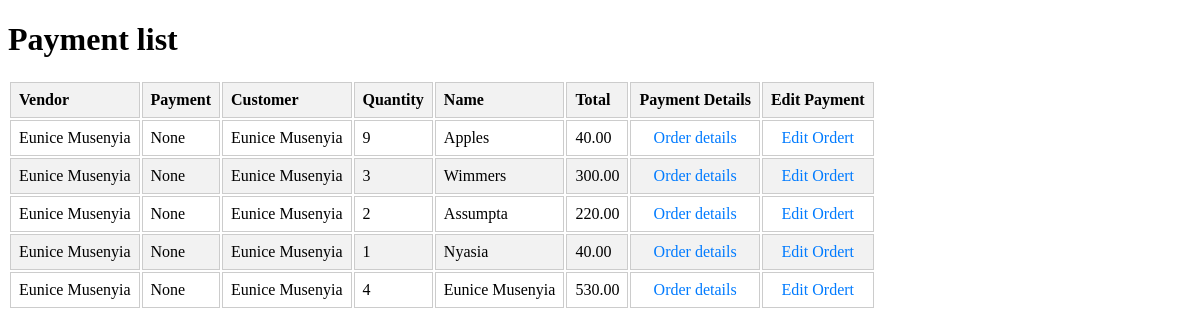
/Order/order/list, run on the app's committed database.
### Order/models.py (models this page shows, shortened)
class Order(models.Model):
    vendor = models.ForeignKey(Vendor, on_delete=models.CASCADE)
    payment = models.OneToOneField(Payment, on_delete=models.PROTECT, null=True)
    customer = models.ForeignKey(Customer, on_delete=models.CASCADE)
    quantity = models.PositiveIntegerField()
    name = models.CharField(max_length=32)
    total = models.DecimalField(max_digits=6, decimal_places=2)
    date = models.DateField()
    date_created = models.DateTimeField(auto_now_add=True)
    date_updated = models.DateTimeField(auto_now=True)

### Vendor/models.py (models this page shows)
class Vendor(models.Model):
    name = models.CharField(max_length = 32)
    location = models.CharField(max_length=32)
    contact = models.CharField(max_length=32)
    password = models.CharField(max_length=32)
    store_name= models.CharField(max_length=32)
    user_name = models.CharField(max_length=32)
    date_created = models.DateTimeField(auto_now_add=True)
    date_updated = models.DateTimeField(auto_now=True)
    def __str__(self):           ####self acts as string representation of the class//**
        return self.name

### customer/models.py (models this page shows)
class Customer(models.Model):
    user =models.OneToOneField(User, on_delete=models.CASCADE,null=True)
    name = models.CharField(max_length = 32)
    email = models.EmailField(max_length=32)
    password = models.CharField(max_length=32)
    location = models.CharField(max_length=32)
    contact = models.CharField(max_length=32)
    date_created = models.DateTimeField(auto_now_add=True)
    date_updated = models.DateTimeField(auto_now=True)
    def __str__(self):           ####self acts as string representation of the class//**
        return self.name

### Order/views.py (the view)
# urls.py: path("order/list", order_list, name="order_list_view"),
def order_list(request):
    order = Order.objects.all()
    return render (request, "order/order_list.html", {"orders": order})

### templates/order/order_list.html (shortened to what this page needs)
<!DOCTYPE html>
<html lang="en">
<head>
    {% load static %}
    <link rel="stylesheet" href="{% static 'Inventory/product_list.css' %}">
</head>
<body>
    <table>
        <h1>Payment list</h1>
        <thead>
            <tr>
                <th>Vendor</th>
                <th>Payment</th>
                <th>Customer</th>
                <th>Quantity</th>
                <th>Name</th>
                <th>Total</th>
                <th>Payment Details</th>
                <th>Edit Payment</th>
            </tr>
        </thead>
        <tbody>
            {% for order in orders %}
            <tr>
                <td>{{ order.vendor }}</td>
                <td>{{ order.payment }}</td>
                <td>{{ order.customer}}</td>
                <td>{{ order.quantity}}</td>
                <td>{{ order.name}}</td>
                <td>{{ order.total}}</td>
                <td> <a href="{% url 'payment_detail_view' id=order.id %}">Order details</a> </td>
                <td><a href="{% url 'payment_edit_view' id=order.id %}">Edit Ordert</a> </td>
            </tr>
            {% endfor %}
        </tbody>
    </table>
</body>
</html>

### inventory/static/Inventory/product_list.css (style rules this page uses)
th { background-color: #F2F2F2; padding: 8px; border: 1px solid #ccc; text-align: left; }
td { padding: 8px; border: 1px solid #ccc; }
td a { display: block; text-align: center; text-decoration: none; color: #007BFF; }
tr:nth-child(even) { background-color: #F2F2F2; }

### data on the page
Order: vendor "Eunice Musenyia", payment "None", customer "Eunice Musenyia", quantity "9", name "Apples", total "40.00"
Order: vendor "Eunice Musenyia", payment "None", customer "Eunice Musenyia", quantity "3", name "Wimmers", total "300.00"
Order: vendor "Eunice Musenyia", payment "None", customer "Eunice Musenyia", quantity "2", name "Assumpta", total "220.00"
Order: vendor "Eunice Musenyia", payment "None", customer "Eunice Musenyia", quantity "1", name "Nyasia", total "40.00"
Order: vendor "Eunice Musenyia", payment "None", customer "Eunice Musenyia", quantity "4", name "Eunice Musenyia", total "530.00"
